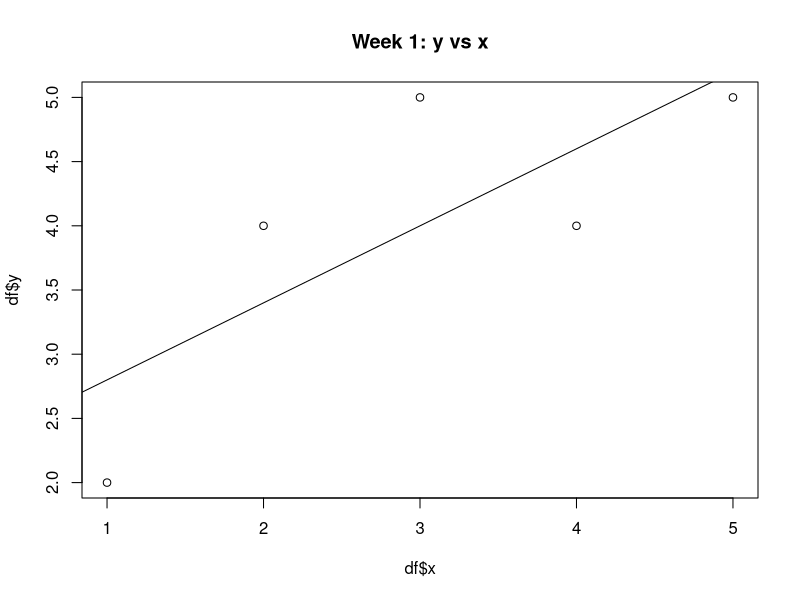

The R script that drew this image:
# ============================================================
# Week 1 — Linear Regression Basics (R) [JOB-READY]
# Goal: Fit a linear model, interpret coefficients, get CIs,
#       and understand prediction vs inference.
# ============================================================

library(tidyverse)
library(broom)

# ---- 1) Data (use a simple dataset so interpretation is obvious) ----
df <- data.frame(
  x = c(1, 2, 3, 4, 5),
  y = c(2, 4, 5, 4, 5)
)

df
# Expected output:
#   x y
# 1 1 2
# 2 2 4
# 3 3 5
# 4 4 4
# 5 5 5

# ---- 2) Fit a simple linear regression model ----
# Model form: y = beta0 + beta1*x + error
m1 <- lm(y ~ x, data = df)

# ---- 3) Summary (main interview artifact) ----
summary(m1)
# Expected output (structure, not exact numbers):
# Call: lm(formula = y ~ x, data = df)
# Coefficients:
#   (Intercept)           x
#   <number>        <number>
# Multiple R-squared: <number>, Adjusted R-squared: <number>
# p-value: <number>

# ---- 4) Coefficients + confidence intervals ----
coef(m1)
# Expected output:
# (Intercept)           x
# <number>        <number>

confint(m1)
# Expected output (2 columns):
#                 2.5 %   97.5 %
# (Intercept)    <num>   <num>
# x              <num>   <num>

# ---- 5) Prediction vs Inference ----
# Inference: what does beta1 mean? (relationship)
# Prediction: what y do we expect at a new x?

new_points <- data.frame(x = c(2, 6))

# Predicted mean response (best estimate of average y at x)
predict(m1, newdata = new_points)
# Expected output: two numbers (predicted y for x=2 and x=6)

# Prediction interval (uncertainty for a NEW individual observation)
predict(m1, newdata = new_points, interval = "prediction")
# Expected output:
#        fit      lwr      upr
# 1   <num>    <num>    <num>
# 2   <num>    <num>    <num>

# ---- 6) Quick visual check ----
plot(df$x, df$y, main = "Week 1: y vs x")
abline(m1)
# Expected: points + a fitted straight line

# ---- 7) Make results interview-ready using broom ----
tidy(m1)
# Expected output: tibble with terms, estimate, std.error, statistic, p.value

glance(m1)
# Expected output: one-row tibble with r.squared, adj.r.squared, sigma, etc.

# ---- 8) Revision Notes (say these in interviews) ----
# 1) Interpretation:
#    "The slope tells me the expected change in y for a one-unit increase in x."
#
# 2) Prediction vs inference:
#    "Inference explains the relationship; prediction estimates future outcomes."
#
# 3) When linear regression is inappropriate (Week 1 level):
#    - relationship clearly non-linear
#    - strong outliers dominate the fit
#    - residual variance changes wildly across x (we’ll diagnose in Week 4/5)
